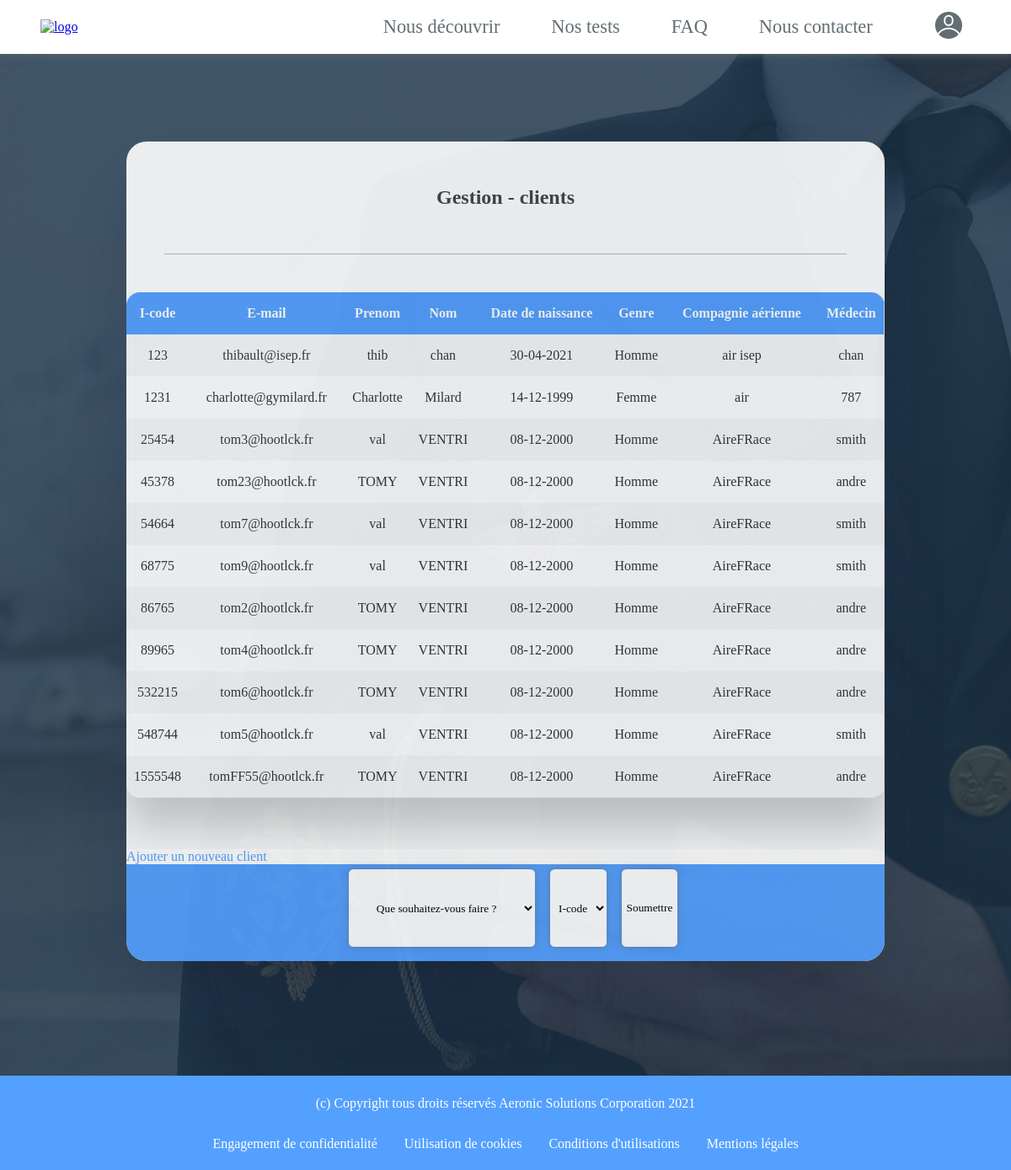
The page /controller/gestionClientController.php (signed in) on the database its author committed.
### tables this page shows
CREATE TABLE IF NOT EXISTS `clients` (
  `id` int(11) NOT NULL AUTO_INCREMENT,
  `firstName` varchar(255) NOT NULL,
  `name` varchar(255) NOT NULL,
  `birthDate` date NOT NULL,
  `kind` varchar(255) NOT NULL,
  `company` varchar(255) NOT NULL,
  `mail` varchar(255) NOT NULL,
  `password` varchar(255) NOT NULL,
  `doctor` varchar(255) NOT NULL,
  `status` varchar(255) NOT NULL DEFAULT 'client',
  `icode` int(11) NOT NULL,
  `banish` varchar(5) NOT NULL DEFAULT 'false',
  PRIMARY KEY (`id`),
  UNIQUE KEY `mail` (`mail`),
  UNIQUE KEY `icode` (`icode`) USING BTREE
);

### controller/gestionClientController.php (called while the page is built, shortened)
<?php session_start();
include '../view/header.php';
include '../view/footer.php';
include '../model/database.php';
if (isset($_POST['gestionClient'])) {
    if (isset($_SESSION['modifclient'])) {
        unset($_SESSION['modifclient']);
    }
    extract($_POST);
    $_SESSION['modifclient'] = $_POST['code'];
    if ($_POST['gestionClient'] == 'modifier') {
        header("Location: modifClientController.php");exit;
    } else if ($_POST['gestionClient'] == 'bannir') {
        header("Location: bannirClientController.php");exit;
    } else if ($_POST['gestionClient'] == 'supprimer') {
        header("Location: supprimerClientController.php");exit;
    }
} include '../view/gestionClient.php';
?>

### view/gestionClient.php (the view, shortened to what this page needs)
<!DOCTYPE html>
<html>
<head>
    <link rel="stylesheet" href="../public/css/gestionClient.css"/>
</head>
<body>
<div class="contentGestion">
    <div class="title_container">
        <h3>Gestion - clients</h3>
    </div>
    <div class="gestion_container">
    <table class="tableau_container">
        <thead>
    <tr>
        <th>I-code</th>
        <th>E-mail</th>
        <th>Prenom</th>
        <th>Nom</th>
        <th>Date de naissance</th>
        <th>Genre</th>
        <th>Compagnie aérienne</th>
        <th>Médecin</th>
    </tr>
        </thead>
        <tbody>
    <?php
    $q = $db->query("SELECT * FROM clients order by icode asc");
    while($row = $q ->fetch()){
        $icode=$row[10];
        $mail=$row[6];
        $firstName = $row[1];
        $name = $row[2];
        $birthDate = date("d-m-Y",strtotime($row[3]));
        $kind = $row[4];
        $company = $row[5];
        $doctor = $row[8];
       ?><tr>
        <td><?=$icode?></td>
        <td><?=$mail?></td>
        <td><?=$firstName?></td>
        <td><?=$name?></td>
        <td><?=$birthDate?></td>
        <td><?=$kind?></td>
        <td><?=$company?></td>
        <td><?=$doctor?></td>
</tr> <?php
    }
    ?>
        </tbody>
</table>
    </div>
    <div class="ajout_client">
        <a href="ajouterClientController.php">Ajouter un nouveau client</a>
    </div>
    <div class="gestionnaireM">
        <select name="gestionClient" id="gestionClient" required>
            <option value="" >Que souhaitez-vous faire ?</option>
        </select>
        <select name="code" id="code" required >
            <option value="" selected="selected" disabled="disabled">I-code</option>
        </select>
        <button type="submit" id="buttonAdd" name="buttonAdd">Soumettre</button></div>
</div>
</body>
</html>

### public/css/header.css (style rules this page uses)
* { font-family: 'oumgouleh'; }
html { scroll-behavior: smooth; }

### public/css/footer.css (style rules this page uses)
* { font-family: 'oumgouleh'; }

### public/css/gestionClient.css (style rules this page uses)
body { margin : 0; overflow: hidden; background-image: url("../images/pilots.jpg"); background-attachment: fixed; background-position: center; background-repeat: no-repeat; background-size: cover; justify-content: center; align-items: center; display: flex; height: 100vh; }
p,h3 { font-family: 'oumgouleh'; }
.tableau_container { border-collapse: collapse; border-spacing: 0; font: normal 13px,sans-serif; width: 100%; border-collapse: collapse; border-radius: 1em; overflow: hidden; box-shadow: 0px 35px 50px rgba( 0, 0, 0, 0.2 ); margin-bottom : 5em; }
.tableau_container thead { justify-content: center; align-items: center; width: 100%; }
.tableau_container thead th { background-color: #54a0ff; color: white; text-align: center; height: 3em; }
.tableau_container tbody td { color: #333; text-shadow: 1px 1px 1px #fff; height: 3em; text-align: center; }
.tableau_container tr:nth-child(odd) { background: #F8F8F8; border-right: 1px solid #E6E4E4; }
.tableau_container tr:nth-child(even) { border-right: 1px solid #E6E4E4; }
.contentGestion { margin-top: -5em; border-radius: 1.5em; box-shadow: rgba(50, 50, 93, 0.25) 0px 50px 100px -20px, rgba(0, 0, 0, 0.3) 0px 30px 60px -30px; width: 75%; height: 70vh; font-family: "oumgouleh"; font-size: 16px; background-color: white; display: flex; flex-direction: column; overflow: hidden; align-items: center; transition: all 0.3s ease; opacity: 0.9; }
.title_container { height:15%; width: 90%; display: flex; align-items: center; justify-content: center; border-bottom: solid 1px #b2bec3; }
.title_container h3 ,.title_partie h3 { color:#444444; font-size: 1.5em; }
.gestion_container { height:75%; width: 100%; overflow-y: scroll; overflow-x: hidden; scroll-behavior: smooth; scrollbar-base-color: #9098A9; margin-top: 5%; }
.gestionnaireM { width: 100%; height: 13%; position: relative; background-color: #54a0ff; display: flex; justify-content: center ; }
select, input,button { height: 80%; margin-top:0.7%; margin-left: 2%; border-radius:0.4em; border-top-style: hidden; border-right-style: hidden; border-left-style: hidden; border-bottom-style: hidden; box-shadow: rgba(99, 99, 99, 0.5) 0px 0px 8px 0px; background-color: white; text-align: center; }
.ajout_client { width: 100%; }
.ajout_client a { font-family: "oumgouleh"; color:#54a0ff; text-decoration: none; }

### rows shown on the page
clients: icode "123", mail "thibault@isep.fr", firstName "thib", name "chan", birthDate "30-04-2021", kind "Homme", company "air isep", doctor "chan"
clients: icode "1231", mail "charlotte@gymilard.fr", firstName "Charlotte", name "Milard", birthDate "14-12-1999", kind "Femme", company "air", doctor "787"
clients: icode "25454", mail "tom3@hootlck.fr", firstName "val", name "VENTRI", birthDate "08-12-2000", kind "Homme", company "AireFRace", doctor "smith"
clients: icode "45378", mail "tom23@hootlck.fr", firstName "TOMY", name "VENTRI", birthDate "08-12-2000", kind "Homme", company "AireFRace", doctor "andre"
clients: icode "54664", mail "tom7@hootlck.fr", firstName "val", name "VENTRI", birthDate "08-12-2000", kind "Homme", company "AireFRace", doctor "smith"
clients: icode "68775", mail "tom9@hootlck.fr", firstName "val", name "VENTRI", birthDate "08-12-2000", kind "Homme", company "AireFRace", doctor "smith"
clients: icode "86765", mail "tom2@hootlck.fr", firstName "TOMY", name "VENTRI", birthDate "08-12-2000", kind "Homme", company "AireFRace", doctor "andre"
clients: icode "89965", mail "tom4@hootlck.fr", firstName "TOMY", name "VENTRI", birthDate "08-12-2000", kind "Homme", company "AireFRace", doctor "andre"
clients: icode "532215", mail "tom6@hootlck.fr", firstName "TOMY", name "VENTRI", birthDate "08-12-2000", kind "Homme", company "AireFRace", doctor "andre"
clients: icode "548744", mail "tom5@hootlck.fr", firstName "val", name "VENTRI", birthDate "08-12-2000", kind "Homme", company "AireFRace", doctor "smith"
clients: icode "1555548", mail "tomFF55@hootlck.fr", firstName "TOMY", name "VENTRI", birthDate "08-12-2000", kind "Homme", company "AireFRace", doctor "andre"
